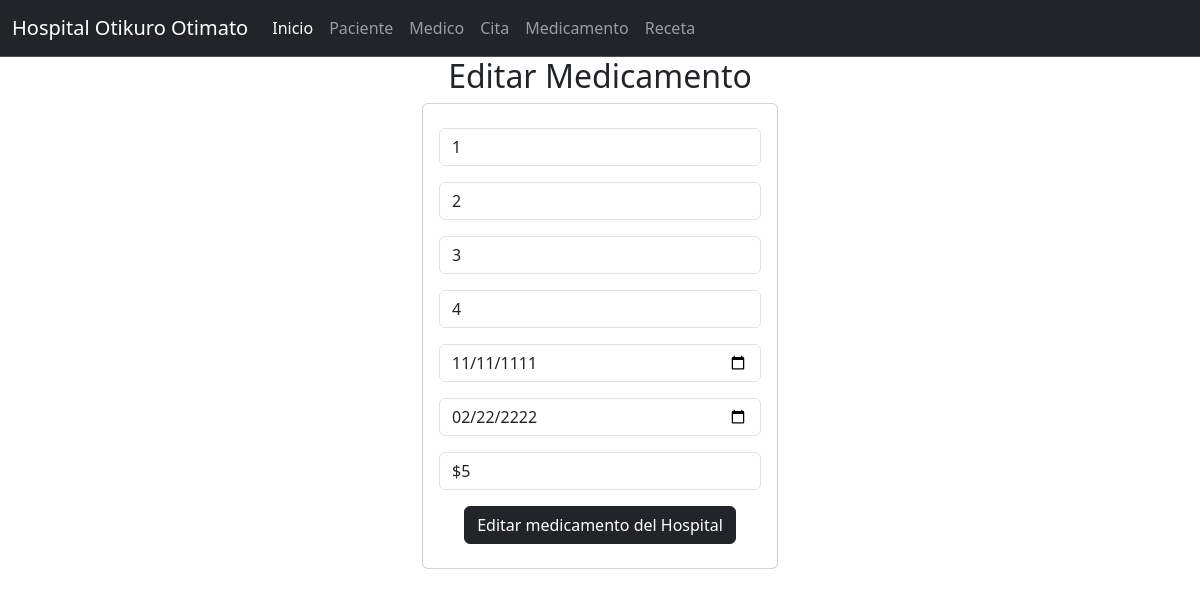
/Medicamento/seleccionarMedicamento/1, run on the app's committed database.
### medicamento_app/models.py (models this page shows, shortened)
class Medicamento(models.Model):
    id_producto=models.PositiveSmallIntegerField(primary_key=True)
    nombre=models.CharField(max_length=100)
    marca=models.CharField(max_length=100)
    tipo=models.CharField(max_length=100)
    volumen=models.CharField(max_length=100)
    precio=models.CharField(max_length=100)
    notas_olfativas=models.CharField(max_length=100)

### medicamento_app/views.py (the view)
# urls.py: path("seleccionarMedicamento/<id_producto>",views.seleccionarMedicamento,name="seleccionarMedicamentoo"),
def seleccionarMedicamento(request, id_producto):
    try:
        producto = Medicamento.objects.get(id_producto=id_producto)
        return render(request, "editarMedicamento.html", {"misproductos": producto})
    except Medicamento.DoesNotExist:
        return redirect('Producto')  # Redirigir si el producto no se encuentra

### medicamento_app/templates/editarMedicamento.html
{% extends "base.html" %}
{% block cuerpo %}
<div class="row">
    <div class="col-md-4 offset-md-4">
        <center><h2>Editar Medicamento</h2></center>
        <div class="card">
            <div class="card-body">
                <form action="/editarMedicamento/" method="POST"> {% csrf_token %}
                    <div class="form-group py-2">
                        <input type="text" id="numidproducto" name="numidproducto" class="form-control" value="{{misproductos.id_producto}}" minlength="1" maxlength="6" readonly required>
                    </div>
                    <div class="form-group py-2">
                        <input type="text" id="txtnombre" name="txtnombre" class="form-control" value="{{misproductos.nombre}}" maxlength="100" required>
                    </div>
                    <div class="form-group py-2">
                        <input type="text" id="txtmarca" name="txtmarca" class="form-control" value="{{misproductos.marca}}" maxlength="100" required>
                    </div>
                    <div class="form-group py-2">
                        <input type="text" id="txttipo" name="txttipo" class="form-control" value="{{misproductos.tipo}}" maxlength="10" required>
                    </div>
                    <div class="form-group py-2">
                        <input type="date" id="numvolumen" name="numvolumen" class="form-control" value="{{misproductos.volumen}}" minlength="1" maxlength="50" required>
                    </div>
                    <div class="form-group py-2">
                        <input type="date" id="numprecio" name="numprecio" class="form-control" value="{{misproductos.precio}}" minlength="1" maxlength="100" required>
                    </div>
                    <div class="form-group py-2">
                        <input type="text" id="txtnotas" name="txtnotas" class="form-control" value="${{misproductos.notas_olfativas}}" maxlength="100" required>
                    </div>
                    <div class="form-group py-2">
                        <center><button type="submit" class="btn btn-dark">Editar medicamento del Hospital</button></center>
                    </div>
                </form>
            </div>
        </div>
    </div>
</div>
{% endblock %}

### data on the page
Medicamento: numidproducto "1", txtnombre "2", txtmarca "3", txttipo "4", numvolumen "11/11/1111", numprecio "02/22/2222", txtnotas "$5"
